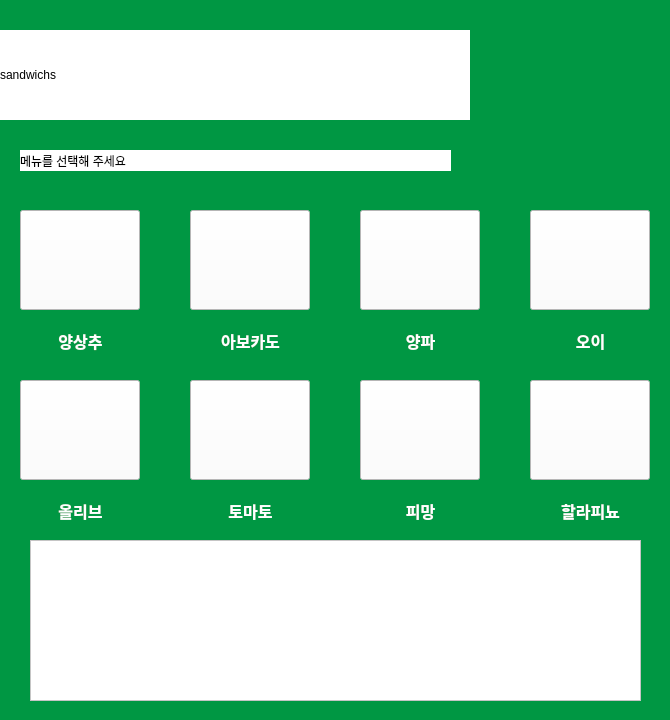
<?xml version="1.0" encoding="UTF-8"?>
<ui version="4.0">
 <class>Form</class>
 <widget class="QWidget" name="Form">
  <property name="geometry">
   <rect>
    <x>0</x>
    <y>0</y>
    <width>670</width>
    <height>720</height>
   </rect>
  </property>
  <property name="minimumSize">
   <size>
    <width>670</width>
    <height>720</height>
   </size>
  </property>
  <property name="maximumSize">
   <size>
    <width>670</width>
    <height>720</height>
   </size>
  </property>
  <property name="windowTitle">
   <string>Form</string>
  </property>
  <property name="styleSheet">
   <string notr="true">background: rgb(0, 151, 67);</string>
  </property>
  <widget class="QLabel" name="label">
   <property name="geometry">
    <rect>
     <x>0</x>
     <y>30</y>
     <width>470</width>
     <height>90</height>
    </rect>
   </property>
   <property name="minimumSize">
    <size>
     <width>470</width>
     <height>90</height>
    </size>
   </property>
   <property name="maximumSize">
    <size>
     <width>470</width>
     <height>90</height>
    </size>
   </property>
   <property name="styleSheet">
    <string notr="true">background: rgb(255, 255, 255);</string>
   </property>
   <property name="text">
    <string>sandwichs</string>
   </property>
  </widget>
  <widget class="QLabel" name="menubar">
   <property name="geometry">
    <rect>
     <x>20</x>
     <y>150</y>
     <width>431</width>
     <height>21</height>
    </rect>
   </property>
   <property name="styleSheet">
    <string notr="true">background: rgb(255, 255, 255);</string>
   </property>
   <property name="text">
    <string>메뉴를 선택해 주세요</string>
   </property>
  </widget>
  <widget class="QPushButton" name="btnveg">
   <property name="geometry">
    <rect>
     <x>20</x>
     <y>210</y>
     <width>120</width>
     <height>100</height>
    </rect>
   </property>
   <property name="styleSheet">
    <string notr="true">border-image:url(:/newPrefix/양상추.jpg);
background-color: rgb(255, 255, 255);</string>
   </property>
   <property name="text">
    <string/>
   </property>
  </widget>
  <widget class="QLabel" name="label_7">
   <property name="geometry">
    <rect>
     <x>40</x>
     <y>320</y>
     <width>81</width>
     <height>41</height>
    </rect>
   </property>
   <property name="font">
    <font>
     <family>나눔고딕</family>
     <pointsize>12</pointsize>
     <weight>75</weight>
     <bold>true</bold>
     <stylestrategy>PreferDefault</stylestrategy>
    </font>
   </property>
   <property name="styleSheet">
    <string notr="true">color: rgb(255, 255, 255);</string>
   </property>
   <property name="text">
    <string>양상추</string>
   </property>
   <property name="alignment">
    <set>Qt::AlignCenter</set>
   </property>
  </widget>
  <widget class="QPushButton" name="btnveg_2">
   <property name="geometry">
    <rect>
     <x>190</x>
     <y>210</y>
     <width>120</width>
     <height>100</height>
    </rect>
   </property>
   <property name="styleSheet">
    <string notr="true">border-image:url(:/newPrefix/아보카도.png);
background-color: rgb(255, 255, 255);</string>
   </property>
   <property name="text">
    <string/>
   </property>
  </widget>
  <widget class="QPushButton" name="btnmenu1_3">
   <property name="geometry">
    <rect>
     <x>360</x>
     <y>380</y>
     <width>120</width>
     <height>100</height>
    </rect>
   </property>
   <property name="styleSheet">
    <string notr="true">border-image:url(:/newPrefix/피망.png);
background-color: rgb(255, 255, 255);</string>
   </property>
   <property name="text">
    <string/>
   </property>
  </widget>
  <widget class="QPushButton" name="btnmenu1_4">
   <property name="geometry">
    <rect>
     <x>530</x>
     <y>380</y>
     <width>120</width>
     <height>100</height>
    </rect>
   </property>
   <property name="styleSheet">
    <string notr="true">border-image:url(:/newPrefix/할라피뇨.png);
background-color: rgb(255, 255, 255);</string>
   </property>
   <property name="text">
    <string/>
   </property>
  </widget>
  <widget class="QPushButton" name="btnmenu1_5">
   <property name="geometry">
    <rect>
     <x>20</x>
     <y>380</y>
     <width>120</width>
     <height>100</height>
    </rect>
   </property>
   <property name="styleSheet">
    <string notr="true">border-image:url(:/newPrefix/올리브.png);
background-color: rgb(255, 255, 255);</string>
   </property>
   <property name="text">
    <string/>
   </property>
  </widget>
  <widget class="QPushButton" name="btnmenu1_6">
   <property name="geometry">
    <rect>
     <x>530</x>
     <y>210</y>
     <width>120</width>
     <height>100</height>
    </rect>
   </property>
   <property name="styleSheet">
    <string notr="true">border-image:url(:/newPrefix/오이.png);
background-color: rgb(255, 255, 255);</string>
   </property>
   <property name="text">
    <string/>
   </property>
  </widget>
  <widget class="QPushButton" name="btnmenu1_7">
   <property name="geometry">
    <rect>
     <x>360</x>
     <y>210</y>
     <width>120</width>
     <height>100</height>
    </rect>
   </property>
   <property name="styleSheet">
    <string notr="true">border-image:url(:/newPrefix/양파.png);
background-color: rgb(255, 255, 255);</string>
   </property>
   <property name="text">
    <string/>
   </property>
  </widget>
  <widget class="QPushButton" name="btnmenu1_8">
   <property name="geometry">
    <rect>
     <x>190</x>
     <y>380</y>
     <width>120</width>
     <height>100</height>
    </rect>
   </property>
   <property name="styleSheet">
    <string notr="true">border-image:url(:/newPrefix/토마토.png);
background-color: rgb(255, 255, 255);</string>
   </property>
   <property name="text">
    <string/>
   </property>
  </widget>
  <widget class="QLabel" name="label_8">
   <property name="geometry">
    <rect>
     <x>380</x>
     <y>490</y>
     <width>81</width>
     <height>41</height>
    </rect>
   </property>
   <property name="font">
    <font>
     <family>나눔고딕</family>
     <pointsize>12</pointsize>
     <weight>75</weight>
     <bold>true</bold>
     <stylestrategy>PreferDefault</stylestrategy>
    </font>
   </property>
   <property name="styleSheet">
    <string notr="true">color: rgb(255, 255, 255);</string>
   </property>
   <property name="text">
    <string>피망</string>
   </property>
   <property name="alignment">
    <set>Qt::AlignCenter</set>
   </property>
  </widget>
  <widget class="QLabel" name="label_9">
   <property name="geometry">
    <rect>
     <x>210</x>
     <y>490</y>
     <width>81</width>
     <height>41</height>
    </rect>
   </property>
   <property name="font">
    <font>
     <family>나눔고딕</family>
     <pointsize>12</pointsize>
     <weight>75</weight>
     <bold>true</bold>
     <stylestrategy>PreferDefault</stylestrategy>
    </font>
   </property>
   <property name="styleSheet">
    <string notr="true">color: rgb(255, 255, 255);</string>
   </property>
   <property name="text">
    <string>토마토</string>
   </property>
   <property name="alignment">
    <set>Qt::AlignCenter</set>
   </property>
  </widget>
  <widget class="QLabel" name="label_10">
   <property name="geometry">
    <rect>
     <x>40</x>
     <y>490</y>
     <width>81</width>
     <height>41</height>
    </rect>
   </property>
   <property name="font">
    <font>
     <family>나눔고딕</family>
     <pointsize>12</pointsize>
     <weight>75</weight>
     <bold>true</bold>
     <stylestrategy>PreferDefault</stylestrategy>
    </font>
   </property>
   <property name="styleSheet">
    <string notr="true">color: rgb(255, 255, 255);</string>
   </property>
   <property name="text">
    <string>올리브</string>
   </property>
   <property name="alignment">
    <set>Qt::AlignCenter</set>
   </property>
  </widget>
  <widget class="QLabel" name="label_11">
   <property name="geometry">
    <rect>
     <x>550</x>
     <y>320</y>
     <width>81</width>
     <height>41</height>
    </rect>
   </property>
   <property name="font">
    <font>
     <family>나눔고딕</family>
     <pointsize>12</pointsize>
     <weight>75</weight>
     <bold>true</bold>
     <stylestrategy>PreferDefault</stylestrategy>
    </font>
   </property>
   <property name="styleSheet">
    <string notr="true">color: rgb(255, 255, 255);</string>
   </property>
   <property name="text">
    <string>오이</string>
   </property>
   <property name="alignment">
    <set>Qt::AlignCenter</set>
   </property>
  </widget>
  <widget class="QLabel" name="label_12">
   <property name="geometry">
    <rect>
     <x>210</x>
     <y>320</y>
     <width>81</width>
     <height>41</height>
    </rect>
   </property>
   <property name="font">
    <font>
     <family>나눔고딕</family>
     <pointsize>12</pointsize>
     <weight>75</weight>
     <bold>true</bold>
     <stylestrategy>PreferDefault</stylestrategy>
    </font>
   </property>
   <property name="styleSheet">
    <string notr="true">color: rgb(255, 255, 255);</string>
   </property>
   <property name="text">
    <string>아보카도</string>
   </property>
   <property name="alignment">
    <set>Qt::AlignCenter</set>
   </property>
  </widget>
  <widget class="QLabel" name="label_13">
   <property name="geometry">
    <rect>
     <x>380</x>
     <y>320</y>
     <width>81</width>
     <height>41</height>
    </rect>
   </property>
   <property name="font">
    <font>
     <family>나눔고딕</family>
     <pointsize>12</pointsize>
     <weight>75</weight>
     <bold>true</bold>
     <stylestrategy>PreferDefault</stylestrategy>
    </font>
   </property>
   <property name="styleSheet">
    <string notr="true">color: rgb(255, 255, 255);</string>
   </property>
   <property name="text">
    <string>양파</string>
   </property>
   <property name="alignment">
    <set>Qt::AlignCenter</set>
   </property>
  </widget>
  <widget class="QLabel" name="label_14">
   <property name="geometry">
    <rect>
     <x>550</x>
     <y>490</y>
     <width>81</width>
     <height>41</height>
    </rect>
   </property>
   <property name="font">
    <font>
     <family>나눔고딕</family>
     <pointsize>12</pointsize>
     <weight>75</weight>
     <bold>true</bold>
     <stylestrategy>PreferDefault</stylestrategy>
    </font>
   </property>
   <property name="styleSheet">
    <string notr="true">color: rgb(255, 255, 255);</string>
   </property>
   <property name="text">
    <string>할라피뇨</string>
   </property>
   <property name="alignment">
    <set>Qt::AlignCenter</set>
   </property>
  </widget>
  <widget class="QTableWidget" name="tableWidget">
   <property name="geometry">
    <rect>
     <x>30</x>
     <y>540</y>
     <width>611</width>
     <height>161</height>
    </rect>
   </property>
   <property name="styleSheet">
    <string notr="true">background-color: rgb(255, 255, 255);</string>
   </property>
  </widget>
 </widget>
 <resources>
  <include location="veg_img.qrc"/>
 </resources>
 <connections/>
</ui>
